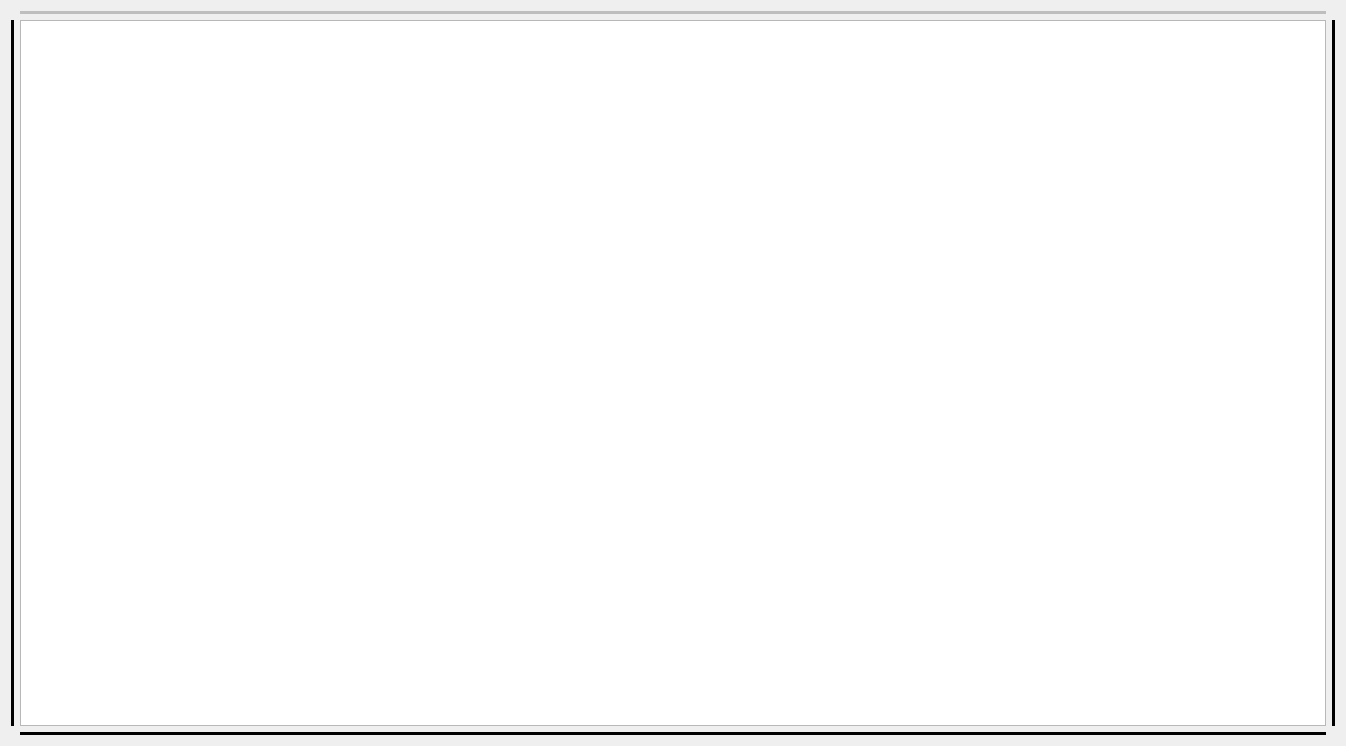
<?xml version="1.0" encoding="UTF-8"?>
<ui version="4.0">
 <class>batle</class>
 <widget class="QWidget" name="batle">
  <property name="geometry">
   <rect>
    <x>0</x>
    <y>0</y>
    <width>1346</width>
    <height>746</height>
   </rect>
  </property>
  <property name="minimumSize">
   <size>
    <width>1346</width>
    <height>746</height>
   </size>
  </property>
  <property name="maximumSize">
   <size>
    <width>1346</width>
    <height>746</height>
   </size>
  </property>
  <property name="windowTitle">
   <string>Form</string>
  </property>
  <layout class="QGridLayout" name="gridLayout">
   <item row="1" column="0">
    <widget class="Line" name="line">
     <property name="frameShadow">
      <enum>QFrame::Plain</enum>
     </property>
     <property name="lineWidth">
      <number>100</number>
     </property>
     <property name="midLineWidth">
      <number>100</number>
     </property>
     <property name="orientation">
      <enum>Qt::Vertical</enum>
     </property>
    </widget>
   </item>
   <item row="2" column="1">
    <widget class="Line" name="line_3">
     <property name="frameShadow">
      <enum>QFrame::Plain</enum>
     </property>
     <property name="lineWidth">
      <number>100</number>
     </property>
     <property name="midLineWidth">
      <number>100</number>
     </property>
     <property name="orientation">
      <enum>Qt::Horizontal</enum>
     </property>
    </widget>
   </item>
   <item row="0" column="1">
    <widget class="Line" name="line_2">
     <property name="enabled">
      <bool>false</bool>
     </property>
     <property name="frameShadow">
      <enum>QFrame::Plain</enum>
     </property>
     <property name="lineWidth">
      <number>100</number>
     </property>
     <property name="midLineWidth">
      <number>100</number>
     </property>
     <property name="orientation">
      <enum>Qt::Horizontal</enum>
     </property>
    </widget>
   </item>
   <item row="1" column="1">
    <widget class="QGraphicsView" name="graphicsView">
     <property name="lineWidth">
      <number>100</number>
     </property>
     <property name="midLineWidth">
      <number>100</number>
     </property>
    </widget>
   </item>
   <item row="1" column="2">
    <widget class="Line" name="line_4">
     <property name="frameShadow">
      <enum>QFrame::Plain</enum>
     </property>
     <property name="lineWidth">
      <number>100</number>
     </property>
     <property name="midLineWidth">
      <number>100</number>
     </property>
     <property name="orientation">
      <enum>Qt::Vertical</enum>
     </property>
    </widget>
   </item>
  </layout>
 </widget>
 <resources/>
 <connections/>
</ui>
